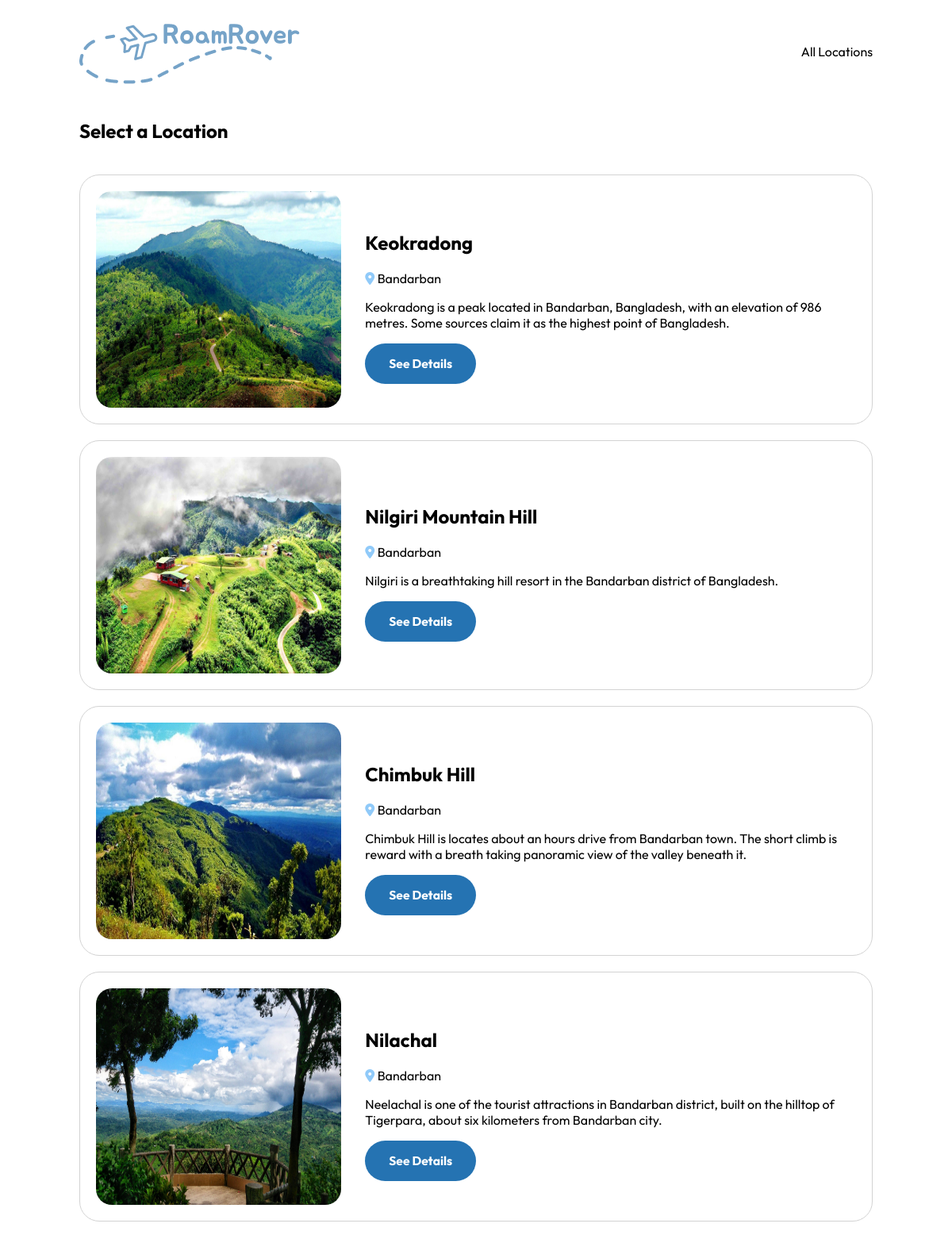
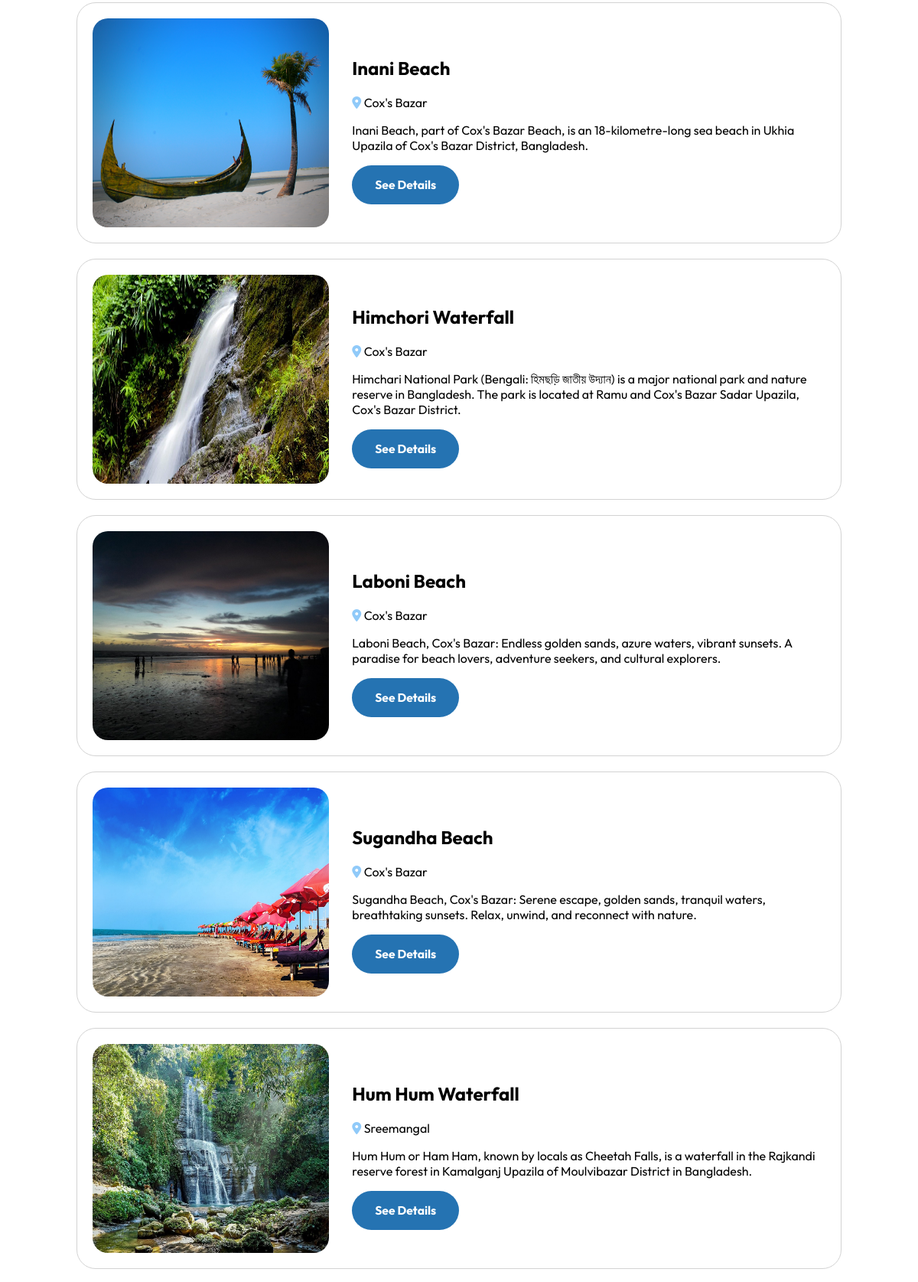
/locations (upper part), run on the app's committed database (2 pictures, top to bottom).
### base/models.py (models this page shows, shortened)
class Location(models.Model):
    category = models.ForeignKey(Category, on_delete=models.CASCADE)
    name = models.CharField(max_length=200, blank=True, null=True)
    image = models.ImageField(
        upload_to="images/location", blank=True, null=True)
    city = models.CharField(max_length=200, blank=True, null=True)
    bio = models.CharField(max_length=200, blank=True, null=True)
    overview = models.TextField(max_length=10000, blank=True, null=True)
    containsWater = models.BooleanField(default=False, blank=True, null=True)
    involveHiking = models.BooleanField(default=False, blank=True, null=True)
    acrophobic = models.BooleanField(default=False, blank=True, null=True)
    safe = models.BooleanField(default=False, blank=True, null=True)
    cautious = models.BooleanField(default=False, blank=True, null=True)
    unsafe = models.BooleanField(default=False, blank=True, null=True)
    iframe = models.CharField(max_length=10000, blank=True, null=True)
    lattitude = models.CharField(max_length=200, blank=True, null=True)
    longitude = models.CharField(max_length=200, blank=True, null=True)
    class Meta:
        ordering = ['city']

### base/views.py (the view)
# urls.py: path("locations", LocationsList.as_view(), name="locations"),
class LocationsList(ListView):
    model = Location

### base/templates/base/location_list.html
{% extends "base/main.html" %} {% block content %}
<section class="all-locations">
  <h1>Select a Location</h1>
  {% for location in object_list %}
  <div class="location-container">
    <img
      src="{{location.image.url}}"
      alt=""
      style="width: 100%; border-radius: 20px; height: 273px"
    />
    <div>
      <h1>{{location.name}}</h1>
      <p>
        <i class="fa-solid fa-location-dot" style="color: #90caf9"></i>
        {{location.city}}
      </p>
      <p>{{location.bio}}</p>
      <a href="{% url 'location' location.id %}"
        ><button><h3>See Details</h3></button></a
      >
    </div>
  </div>
  {% endfor %}
</section>
{% endblock content %}

### base/templates/base/main.html (style rules this page uses)
* { scroll-behavior: smooth; }
body { font-family: "outfit"; max-width: 1300px; margin: 0px auto; z-index: 1; }
.all-locations { display: flex; flex-wrap: wrap; flex-direction: column; gap: 20px; margin-bottom: 50px; }
.location-container { border: 1px solid lightgray; border-radius: 25px; padding: 20px; display: grid; grid-template-columns: 1fr 2fr; align-items: center; gap: 30px; }
button { font-family: "Outfit"; border: none; background-color: #2573b2; padding: 0px 30px; color: white; border-radius: 70px; cursor: pointer; transition: 400ms ease-in-out; }
@media (max-width: 1367px) { body { max-width: 1000px; } }

### data on the page
Location: image (picture), name "Keokradong", city "Bandarban", bio "Keokradong is a peak located in Bandarban, Bangladesh, with an elevation of 986 metres. Some sources claim it as the highest point of Bangladesh."
Location: image (picture), name "Nilgiri Mountain Hill", city "Bandarban", bio "Nilgiri is a breathtaking hill resort in the Bandarban district of Bangladesh."
Location: image (picture), name "Chimbuk Hill", city "Bandarban", bio "Chimbuk Hill is locates about an hours drive from Bandarban town. The short climb is reward with a breath taking panoramic view of the valley beneath it."
Location: image (picture), name "Nilachal", city "Bandarban", bio "Neelachal is one of the tourist attractions in Bandarban district, built on the hilltop of Tigerpara, about six kilometers from Bandarban city."
Location: image (picture), name "Inani Beach", city "Cox's Bazar", bio "Inani Beach, part of Cox's Bazar Beach, is an 18-kilometre-long sea beach in Ukhia Upazila of Cox's Bazar District, Bangladesh."
Location: image (picture), name "Himchori Waterfall", city "Cox's Bazar", bio "Himchari National Park (Bengali: হিমছড়ি জাতীয় উদ্যান) is a major national park and nature reserve in Bangladesh. The park is located at Ramu and Cox's Bazar Sadar Upazila, Cox's Bazar District."
Location: image (picture), name "Laboni Beach", city "Cox's Bazar", bio "Laboni Beach, Cox's Bazar: Endless golden sands, azure waters, vibrant sunsets. A paradise for beach lovers, adventure seekers, and cultural explorers."
Location: image (picture), name "Sugandha Beach", city "Cox's Bazar", bio "Sugandha Beach, Cox's Bazar: Serene escape, golden sands, tranquil waters, breathtaking sunsets. Relax, unwind, and reconnect with nature."
Location: image (picture), name "Hum Hum Waterfall", city "Sreemangal", bio "Hum Hum or Ham Ham, known by locals as Cheetah Falls, is a waterfall in the Rajkandi reserve forest in Kamalganj Upazila of Moulvibazar District in Bangladesh."
